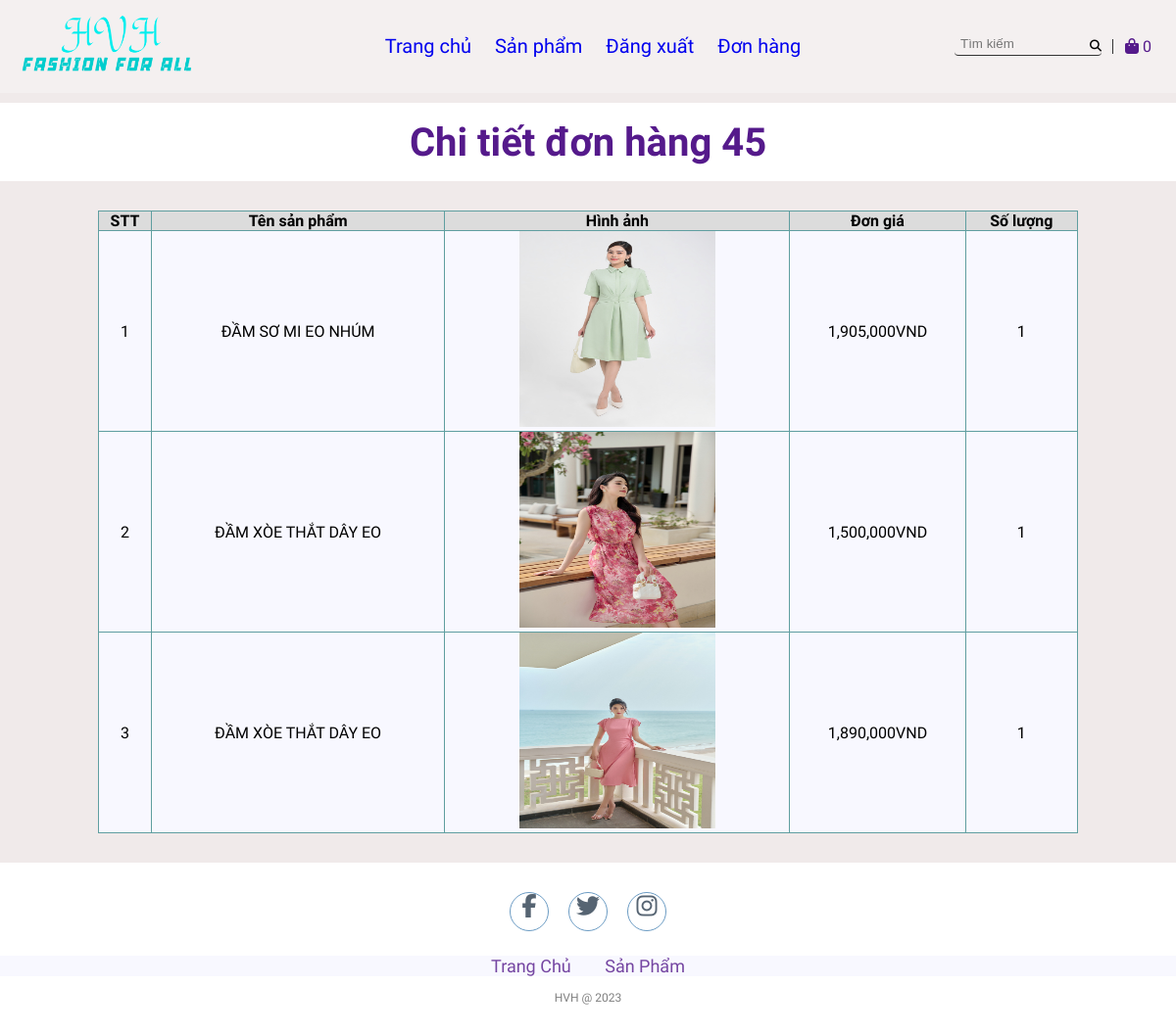
Page /orderdetail.php?orderId=45 (signed in) on the committed database.
### tables this page shows
CREATE TABLE `order_details` (
  `id` int(11) NOT NULL,
  `orderId` int(11) NOT NULL,
  `productId` int(11) NOT NULL,
  `qty` int(11) NOT NULL,
  `productPrice` decimal(10,0) NOT NULL,
  `productName` varchar(100) NOT NULL,
  `productImage` varchar(50) NOT NULL
);

### lib/database.php (called while the page is built, shortened)
<?php
class Database extends PDO
{
  public $host   = DB_HOST;
  public $user   = DB_USER;
  public $pass   = DB_PASS;
  public $dbname = DB_NAME;
  public $link;
  private function connectDB()
  {
    $this->link = new mysqli(
      $this->host,
      $this->user,
      $this->pass,
      $this->dbname
    );
  }
  public function select($query)
  {
    $result = $this->link->query($query);
    if ($result->num_rows > 0) {
      return $result;
    } else {
      return false;
    }
  }
}

### lib/session.php (called while the page is built, shortened)
<?php
class Session
{
   public static function get($key)
   {
      if (isset($_SESSION[$key])) {
         return $_SESSION[$key];
      } else {
         return false;
      }
   }
}

### classes/cart.php (called while the page is built, shortened)
<?php
$filepath = realpath(dirname(__FILE__));
include_once($filepath . '/../lib/database.php');
include_once($filepath . '/../lib/session.php');
?>
<?php
class cart
{
    private $db;
    public function __construct()
    {
        $this->db = new Database();
    }
    public function getTotalQtyByUserId()
    {
        $userId = Session::get('userId');
        $query = "SELECT SUM(qty) as total FROM cart WHERE userId = '$userId' ";
        $mysqli_result = $this->db->select($query);
        if ($mysqli_result) {
            $result = mysqli_fetch_all($this->db->select($query), MYSQLI_ASSOC)[0];
            return $result;
        }
        return false;
    }
}
?>

### classes/orderDetails.php (called while the page is built)
<?php
$filepath = realpath(dirname(__FILE__));
include_once($filepath . '/../lib/database.php');
include_once($filepath . '/../lib/session.php');
include_once($filepath . '/../classes/cart.php');
?>
<?php
class orderDetails
{
    private $db;
    public function __construct()
    {
        $this->db = new Database();
    }
    public function getOrderDetails($orderId)
    {
        $query = "SELECT * FROM order_details WHERE orderId = $orderId ";
        $mysqli_result = $this->db->select($query);
        if ($mysqli_result) {
            $result = mysqli_fetch_all($this->db->select($query), MYSQLI_ASSOC);
            return $result;
        }
        return false;
    }
}
?>

### orderdetail.php (the view, shortened to what this page needs)
<?php
include_once 'lib/session.php';
include_once 'classes/cart.php';
include_once 'classes/orderDetails.php';
$cart = new cart();
$orderDetails = new orderDetails();
$totalQty = $cart->getTotalQtyByUserId();
$result = $orderDetails->getOrderDetails($_GET['orderId']);
?>
<!DOCTYPE html>
<html lang="en">
<head>
    <link rel="stylesheet" href="css/style.css">
    <link rel="stylesheet" href="https://cdnjs.cloudflare.com/ajax/libs/font-awesome/5.15.4/css/all.min.css">
</head>
<body>
    <section class="top">
        <div class="top-container">
            <div class="row">
                <div class="top-logo"><img src="images/logo.png" alt="" width="200px" height="auto"></div>
                <div class="menu">
                <li><a href="index.php">Trang chủ</a></li>
                <li><a href="productList.php">Sản phẩm</a></li>
            <?php
            if (isset($_SESSION['user']) && $_SESSION['user']) { ?>
                <li><a href="logout.php" id="signin">Đăng xuất</a></li>
            <?php } else { ?>
                <li><a href="register.php" id="signup">Đăng ký</a></li>
                <li><a href="login.php" id="signin">Đăng nhập</a></li>
            <?php } ?>
            <li><a href="order.php" id="order">Đơn hàng</a></li>
                </div>
                <div class="top-menu-icons">
                    <ul>
                        <li>
                            <input type="text" placeholder="Tìm kiếm">
                            <i class="fas fa-search"></i>
                        </li>
                    <li>
                <a href="checkout.php">
                    <i class="fa fa-shopping-bag" style="color: #551A8B;"></i>
                    <span style="color: #551A8B;" class="sumItem">
                        <?= ($totalQty['total']) ? $totalQty['total'] : "0" ?>
                    </span>
                </a>
            </li>
                    </ul>
                </div>
            </div>
        </div>
    </section>
    <section class="sliders"></section>
    <div class="featuredProducts">
        <h1>Chi tiết đơn hàng <?= $_GET['orderId'] ?></h1>
    </div>
    <div class="container-single">
        <table class="order">
            <tr>
                <th>STT</th>
                <th>Tên sản phẩm</th>
                <th>Hình ảnh</th>
                <th>Đơn giá</th>
                <th>Số lượng</th>
            </tr>
            <?php $count = 1;
            foreach ($result as $key => $value) { ?>
                <tr>
                    <td><?= $count++ ?></td>
                    <td><?= $value['productName'] ?></td>
                    <td><img class="image-cart" src="admin/uploads/<?= $value['productImage'] ?>" alt=""></td>
                    <td><?= number_format($value['productPrice'], 0, '', ',') ?>VND</td>
                    <td><?= $value['qty'] ?></td>
                </tr>
            <?php }
            ?>
        </table>
    </div>
    <footer>
        <div class="social">
            <a href="#"><i class="fa fa-facebook" aria-hidden="true"></i></a>
            <a href="#"><i class="fa fa-twitter" aria-hidden="true"></i></a>
            <a href="#"><i class="fa fa-instagram" aria-hidden="true"></i></a>
        </div>
        <ul class="list">
            <li>
                <a href="./">Trang Chủ</a>
            </li>
            <li>
                <a href="productList.php">Sản Phẩm</a>
            </li>
        </ul>
        <p class="copyright">HVH @ 2023</p>
    </footer>
</body>
</html>

### css/style.css (style rules this page uses)
* { padding: 0; margin: 0; text-decoration: none; list-style: none; box-sizing: border-box; outline: none; }
body { font-family: Mitr; background: rgb(240, 234, 234); }
li { list-style: none; }
a { text-decoration: none; }
img { overflow-clip-margin: content-box; overflow: clip; }
.top-container { max-width: 1200px; margin: auto; }
.row { display: flex; flex-wrap: wrap; }
.top { padding: 12px 0; align-items: center; display: block; position: fixed; width: 100%; z-index: 999; background-color: rgba(255, 255, 255, 0.3); transition: all 0.3s ease; }
.top-logo { flex: 1; float: right; margin-left: 10px; }
.menu { flex: 3; display: flex; justify-content: center; align-items: center; }
.menu > li { padding: 0 12px; position: relative; font-size: 20px; }
.top-menu-icons { flex: 1; }
.top-menu-icons ul { display: flex; height: 100%; }
.top-menu-icons ul li { display: flex; justify-content: center; align-items: center; padding: 6px 12px; }
.top-menu-icons ul li { position: relative; }
.top-menu-icons ul li::before { content: ""; display: block; position: absolute; height: 15px; width: 1px; background-color: #333; right: 0; }
.top-menu-icons ul li:last-child::before { display: none; }
.top-menu-icons ul li:first-child input { width: 150px; border: none; background-color: transparent; border-bottom: 1px solid #333; padding: 0 0 4px 6px; }
.top-menu-icons ul li:first-child i { position: absolute; font-size: 12px; right: 12px; }
.top-menu-icons ul i { cursor: pointer; }
.sliders { padding-bottom: 20px; overflow: hidden; width: 100vw; }
.featuredProducts { margin-top: 20px; display: flex; font-size: 20px; justify-content: center; background-color: #ffffff; height: 80px; align-items: center; color: #551A8B; }
footer { padding: 30px 0; background-color:white; }
footer .social { text-align: center; padding-bottom: 25px; color: white; }
footer .social a { color: inherit; font-size: 24px; border: 1px solid steelblue; width: 40px; height: 40px; display: inline-block; text-align: center; border-radius: 50%; margin: 0 8px; transition: 0.5s; background-color: white; color: #2c3e50; opacity: 0.8; }
footer ul { margin-top: 0; padding: 0; list-style: none; font-size: 18px; margin-bottom: 0; text-align: center; }
footer ul a { color: inherit; text-decoration: none; opacity: 0.8; }
footer ul li { display: inline; padding: 0 15px; }
footer .copyright { margin-top: 15px; text-align: center; font-size: 12px; color: gray; }
.container-single { display: flex; margin: 30px 100px; }
.image-cart { height: 200px; width: 200px; }
.list { background-color: ghostwhite; color: #551A8B; }
th { background-color: gainsboro; border: 1px solid cadetblue; }
td { border: 1px solid cadetblue; text-align: center; }
.order { width: 100%; background-color: ghostwhite; padding: 10px; border-collapse: collapse; }
input[type=text], input[type=password], input[type=email], input[type=number], textarea, select { width: 100%; padding: 12px 20px; margin: 8px 0; border: 1px solid #ccc; border-radius: 4px; }

### rows in the picture
order_details: productName "ĐẦM SƠ MI EO NHÚM", productImage (picture), productPrice "1,905,000", qty "1"
order_details: productName "ĐẦM XÒE THẮT DÂY EO", productImage (picture), productPrice "1,500,000", qty "1"
order_details: productName "ĐẦM XÒE THẮT DÂY EO", productImage (picture), productPrice "1,890,000", qty "1"

### other values in the picture
$_GET['orderId'] "45"
